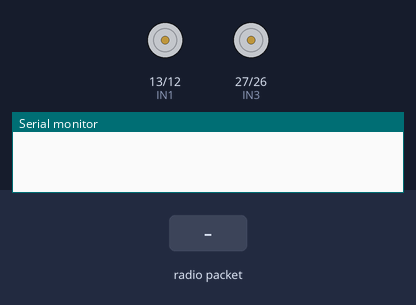
The sketch below on a simulated ESP32. Shown: motor-driver pin pairs drawn as motors (green arrow = first pin HIGH = forward, orange = second pin HIGH = backward, longer = more drive, scaled by the enable pin), the last lines printed to the serial monitor. Inputs (shaded band) come from the test bench. No radio packets arrive unless stated.

Above: at 1.2 s.
1.3 s: radio packet "FORWARD" arrives
At 2.5 s:
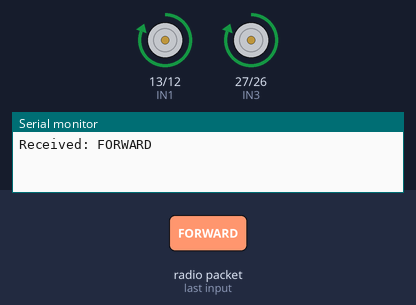
2.8 s: radio packet "BACKWARD" arrives
At 3.8 s:
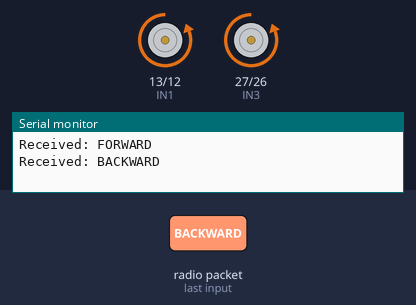
4.3 s: radio packet "LEFT" arrives
At 4.9 s:
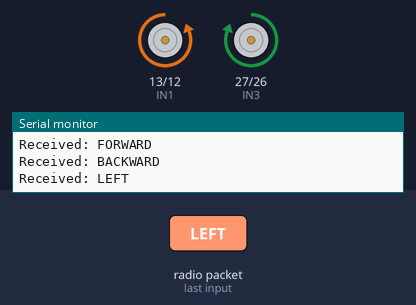
5.8 s: radio packet "RIGHT" arrives
At 6.1 s:
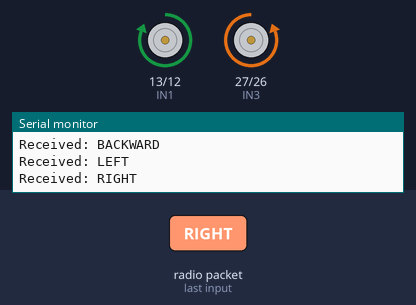
Timing chart, 0 to 8.3 s (numbered marks = the images above; inputs shaded):
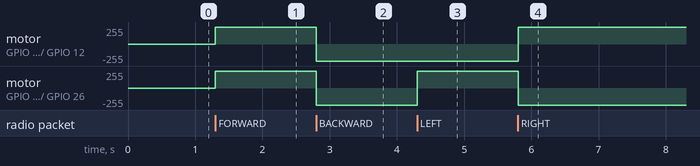

Measured:
- after the input at 1.3 s, motor on GPIO 13 (IN1) / GPIO 12 (IN2), motor on GPIO 27 (IN3) / GPIO 26 (IN4): stopped → forward 255/255 at once
- after the input at 2.8 s, motor on GPIO 13 (IN1) / GPIO 12 (IN2), motor on GPIO 27 (IN3) / GPIO 26 (IN4): forward 255/255 → backward 255/255 at once
- after the input at 4.3 s, motor on GPIO 27 (IN3) / GPIO 26 (IN4): backward 255/255 → forward 255/255 at once
- after the input at 5.8 s, motor on GPIO 13 (IN1) / GPIO 12 (IN2): backward 255/255 → forward 255/255 at once; motor on GPIO 27 (IN3) / GPIO 26 (IN4): forward 255/255 → backward 255/255 at once

The sketch:

Platoon_Slave.ino
```cpp
#include <RF24.h>

// NRF24L01 Pins
#define CE_PIN   5
#define CSN_PIN  4
RF24 radio(CE_PIN, CSN_PIN);

byte addresses[][6] = {"1Node", "2Node"};

#define IN1 13
#define IN2 12
#define EN1 14

#define IN3 27
#define IN4 26
#define EN2 25


void setup() {
  Serial.begin(115200);


  pinMode(IN1, OUTPUT);
  pinMode(IN2, OUTPUT);
  pinMode(EN1, OUTPUT);
  pinMode(IN3, OUTPUT);
  pinMode(IN4, OUTPUT);
  pinMode(EN2, OUTPUT);


  radio.begin();
  radio.setPALevel(RF24_PA_HIGH);
  radio.openWritingPipe(addresses[1]);
  radio.openReadingPipe(1, addresses[0]);

  radio.startListening();
}

void loop() {
  if (radio.available()) {
    char receivedData[32] = "";
    radio.read(&receivedData, sizeof(receivedData));
    Serial.print("Received: ");
    Serial.println(receivedData);

    if (strcmp(receivedData, "FORWARD") == 0) {
      // Move car forward
      digitalWrite(IN1, HIGH);
      digitalWrite(IN2, LOW);
      digitalWrite(IN3, HIGH);
      digitalWrite(IN4, LOW);
      analogWrite(EN1, 255);
      analogWrite(EN2, 255);
    } else if (strcmp(receivedData, "BACKWARD") == 0) {
      // Move car backward
      digitalWrite(IN1, LOW);
      digitalWrite(IN2, HIGH);
      digitalWrite(IN3, LOW);
      digitalWrite(IN4, HIGH);
      analogWrite(EN1, 255);
      analogWrite(EN2, 255);
    } else if (strcmp(receivedData, "LEFT") == 0) {
      // Turn car left
      digitalWrite(IN1, LOW);
      digitalWrite(IN2, HIGH);
      digitalWrite(IN3, HIGH);
      digitalWrite(IN4, LOW);
      analogWrite(EN1, 255);
      analogWrite(EN2, 255);
    } else if (strcmp(receivedData, "RIGHT") == 0) {
      // Turn car right
      digitalWrite(IN1, HIGH);
      digitalWrite(IN2, LOW);
      digitalWrite(IN3, LOW);
      digitalWrite(IN4, HIGH);
      analogWrite(EN1, 255);
      analogWrite(EN2, 255);
    } else if (strcmp(receivedData, "STOP") == 0) {
      // Stop car
      digitalWrite(IN1, LOW);
      digitalWrite(IN2, LOW);
      digitalWrite(IN3, LOW);
      digitalWrite(IN4, LOW);
      analogWrite(EN1, 0);
      analogWrite(EN2, 0);


    }
  }
}
```
